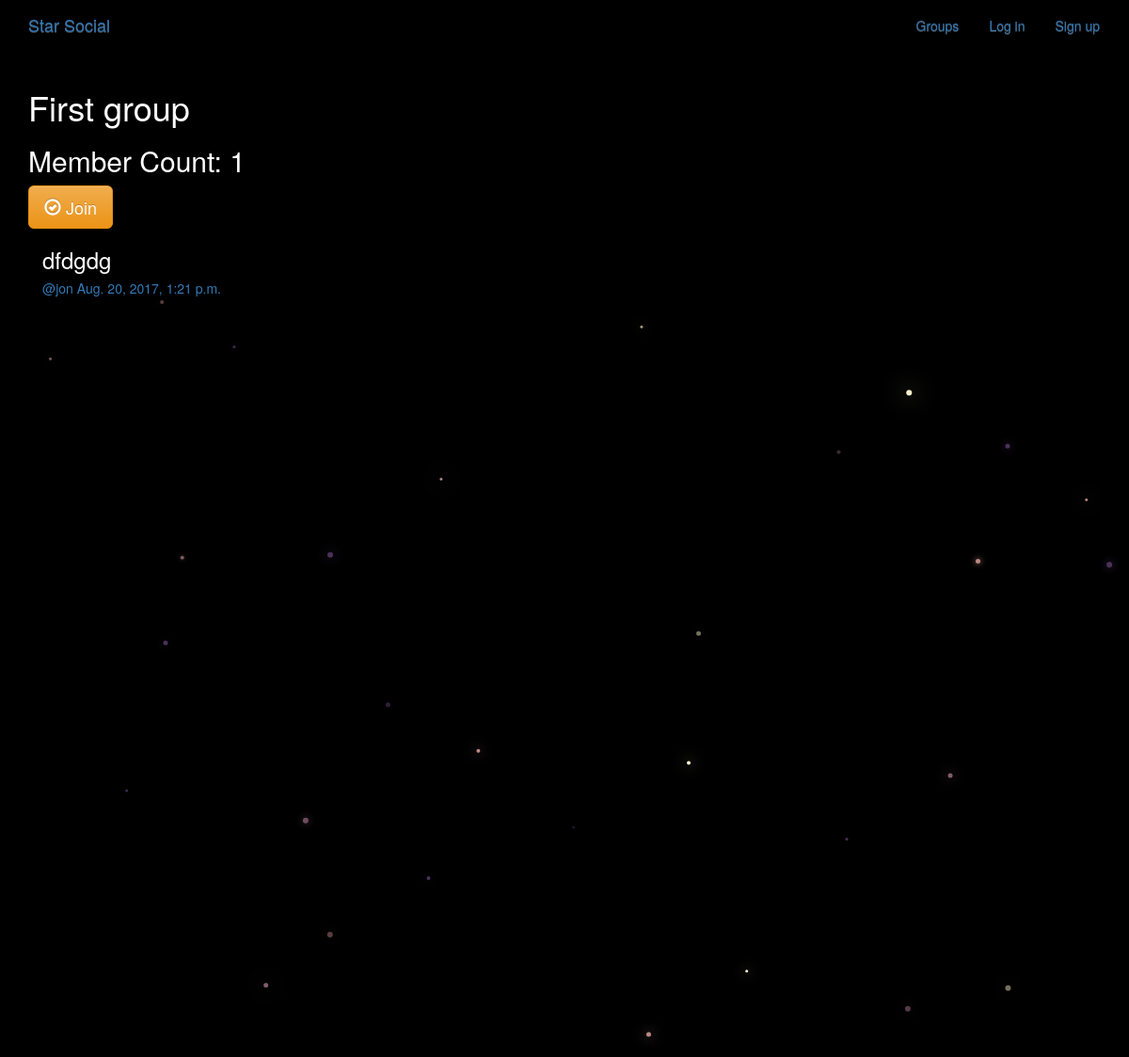
The app's page /groups/posts/in/first-group/ with its own data.
### groups/models.py (models this page shows, shortened)
class Group(models.Model):
    name = models.CharField(max_length=255, unique=True)
    slug = models.SlugField(allow_unicode=True, unique=True)
    description = models.TextField(blank=True, default='')
    description_html = models.TextField(editable=False, default='', blank=True)
    members = models.ManyToManyField(User, through='GroupMember')
    class Meta:
        ordering = ['name']

### posts/models.py (models this page shows, shortened)
class Post(models.Model):
    user = models.ForeignKey(User, related_name='posts')
    created_at = models.DateTimeField(auto_now=True)
    message = models.TextField()
    message_html = models.TextField(editable=False)
    group = models.ForeignKey(Group, related_name='posts', null=True, blank=True)
    class Meta:
        ordering = ['-created_at']
        unique_together = ['user', 'message']

### groups/views.py (the view)
# urls.py: url(r'^posts/in/(?P<slug>[-\w]+)/$', views.SingleView.as_view(), name='single'),
class SingleView(generic.DetailView):
    model = Group

### groups/templates/groups/group_detail.html (shortened to what this page needs)
{% extends 'groups/group_base.html' %}
{% block pregroup %}
    <h1>{{ group.name }}</h1>
    <h2>Member Count: {{ group.members.count }}</h2>
    <div class="content">
        {% if user in group.members.all %}
            <a href="{% url 'groups:leave' slug=group.slug %}" class="btn btn-lg btn-warning btn-fill">
                <span class="glyphicon glyphicon-remove-circle"></span>
                Leave
            </a>
         {% else %}
            <a href="{% url 'groups:join' slug=group.slug %}" class="btn btn-lg btn-warning btn-fill">
                <span class="glyphicon glyphicon-ok-circle"></span>
                Join
            </a>
        {% endif %}
    </div>
{% endblock %}
{% block group_content %}
    <div class="col-md-8">
        {% if group.posts.count == 0 %}
            <h2>No Posts in <i>{{ group.name }}</i></h2>
        {% else %}
            {% for post in group.posts.all %}
                {% include "posts/_post.html" %}
            {% endfor %}
        {% endif %}
    </div>
{% endblock %}

### posts/templates/posts/_post.html (shortened to what this page needs)
<div class="post media">
    <h3>{{ post.message_html|safe }}</h3>
    <div class="media-body">
        <h5 class="media-heading">
            <span class="username">
                <a href="{% url 'posts:for_user' username=post.user.username %}" >@{{ post.user.username }}</a>
            </span>
            <time class="time">
                <a href="{% url 'posts:single' username=post.user.username pk=post.pk %}">
                    {{ post.created_at }}
                </a>
            </time>
        </h5>
    </div>
</div>

### static/social_clone/css/master.css (style rules this page uses)
body { margin: 0; overflow: hidden; background-color: black; color:white; }

### records on screen
Group: name "First group", members.count "1"
Post: message_html "dfdgdg", user.username "jon", created_at "Aug. 20, 2017, 1:21 p.m."
